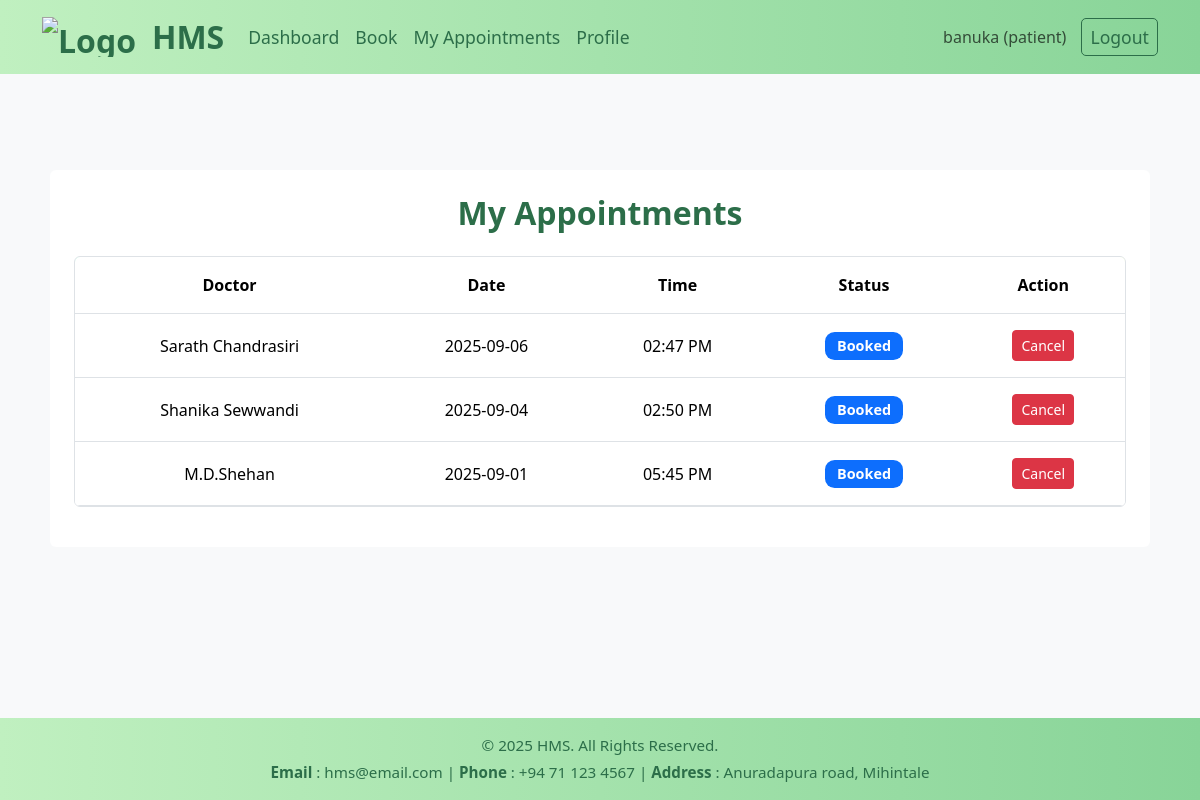
The page /patient/my_appointments.php (signed in) on the database its author committed.
### tables this page shows
CREATE TABLE `appointments` (
  `id` int(11) NOT NULL,
  `patient_id` int(11) NOT NULL,
  `doctor_id` int(11) NOT NULL,
  `appt_date` date NOT NULL,
  `appt_time` time NOT NULL,
  `status` enum('booked','cancelled','completed') DEFAULT 'booked',
  `notes` text DEFAULT NULL,
  `created_at` timestamp NOT NULL DEFAULT current_timestamp()
);

CREATE TABLE `users` (
  `id` int(11) NOT NULL,
  `role` enum('admin','doctor','patient') NOT NULL,
  `email` varchar(120) NOT NULL,
  `password_hash` varchar(255) NOT NULL,
  `full_name` varchar(120) NOT NULL,
  `phone` varchar(20) DEFAULT NULL,
  `is_active` tinyint(1) NOT NULL DEFAULT 1,
  `created_at` timestamp NOT NULL DEFAULT current_timestamp()
);

### patient/my_appointments.php (the view, shortened to what this page needs)
<?php
require_once __DIR__ . '/../includes/auth.php';
include __DIR__ . '/../includes/header.php';
$uid = $_SESSION['user']['id'];
$q = $conn->prepare("
  SELECT a.id, a.appt_date, a.appt_time, a.status, u.full_name AS doctor
  FROM appointments a
  JOIN users u ON u.id=a.doctor_id
  WHERE a.patient_id=?
  ORDER BY a.appt_date DESC, a.appt_time DESC
");
$q->bind_param("i", $uid);
$q->execute();
$res = $q->get_result();
?>
<div class="container my-5">
    <div class="appointments-card mx-auto p-4 rounded" style="max-width:1100px; background: rgba(255,255,255,0.95);">
        <h2 class="text-center mb-4" style="color:#2c6e49; font-weight:700;">My Appointments</h2>
        <div class="table-responsive">
            <table class="table align-middle text-center border rounded">
                <thead style="background: linear-gradient(90deg, #a8e6cf, #dcedc1); color: #2c6e49;">
                    <tr>
                        <th>Doctor</th>
                        <th>Date</th>
                        <th>Time</th>
                        <th>Status</th>
                        <th>Action</th>
                    </tr>
                </thead>
                <tbody>
                    <?php while ($r = $res->fetch_assoc()): ?>
                        <tr>
                            <td><?= htmlspecialchars($r['doctor']) ?></td>
                            <td><?= htmlspecialchars($r['appt_date']) ?></td>
                            <td>
                                <?= date("h:i A", strtotime($r['appt_time'])) ?>
                            </td>
                            <td>
                                <?php
                                $status = $r['status'];
                                $badge = match ($status) {
                                    'booked' => 'bg-primary',
                                    'completed' => 'bg-success',
                                    'cancelled' => 'bg-danger',
                                    default => 'bg-secondary'
                                };
                                ?>
                                <span class="badge <?= $badge ?>"><?= ucfirst($status) ?></span>
                            </td>
                            <td>
                                <?php if ($r['status'] === 'booked'): ?>
                                    <form method="post" class="d-inline">
                                        <button class="btn btn-sm btn-danger"
                                            onclick="return confirm('Cancel this appointment?')">Cancel</button>
                                    </form>
                                <?php else: ?>
                                    <span class="text-muted">—</span>
                                <?php endif; ?>
                            </td>
                        </tr>
                    <?php endwhile; ?>
                </tbody>
            </table>
        </div>
    </div>
</div>
<?php include __DIR__ . '/../includes/footer.php'; ?>

### patient/my_appointments.php (style rules this page uses)
.table { border-collapse: separate; border-spacing: 0; border-radius: 12px; overflow: hidden; font-size: 1rem; }
.table th, .table td { vertical-align: middle; padding: 1rem 0.8rem; }
.badge { padding: 0.5em 0.85em; font-size: 0.9rem; border-radius: 0.6rem; }

### includes/footer.php (style rules this page uses)
html, body { height: 100%; margin: 0; }
body { display: flex; flex-direction: column; min-height: 100vh; }

### rows shown on the page
appointments: doctor.full_name "Sarath Chandrasiri", appt_date "2025-09-06", appt_time "02:47 PM", status "Booked"
appointments: doctor.full_name "Shanika Sewwandi", appt_date "2025-09-04", appt_time "02:50 PM", status "Booked"
appointments: doctor.full_name "M.D.Shehan", appt_date "2025-09-01", appt_time "05:45 PM", status "Booked"

### other values the page prints
$_SESSION['user']['full_name'] "banuka"
$_SESSION['user']['role'] "patient"
